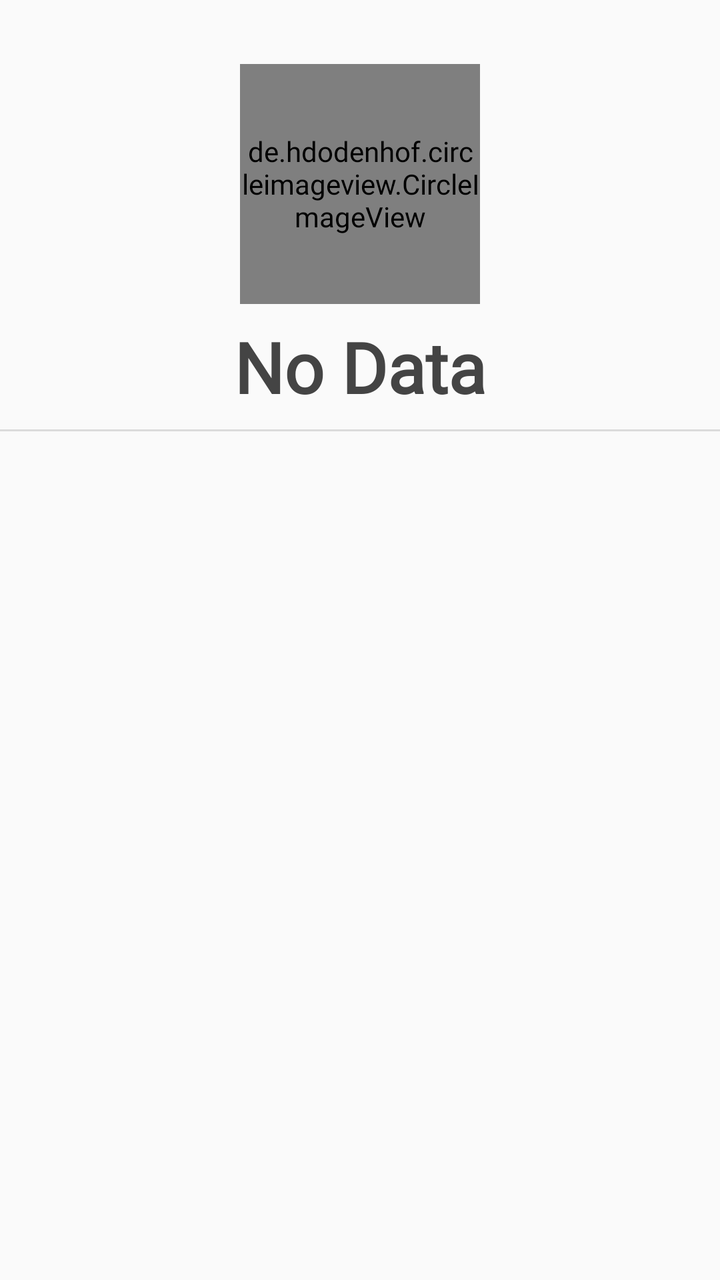
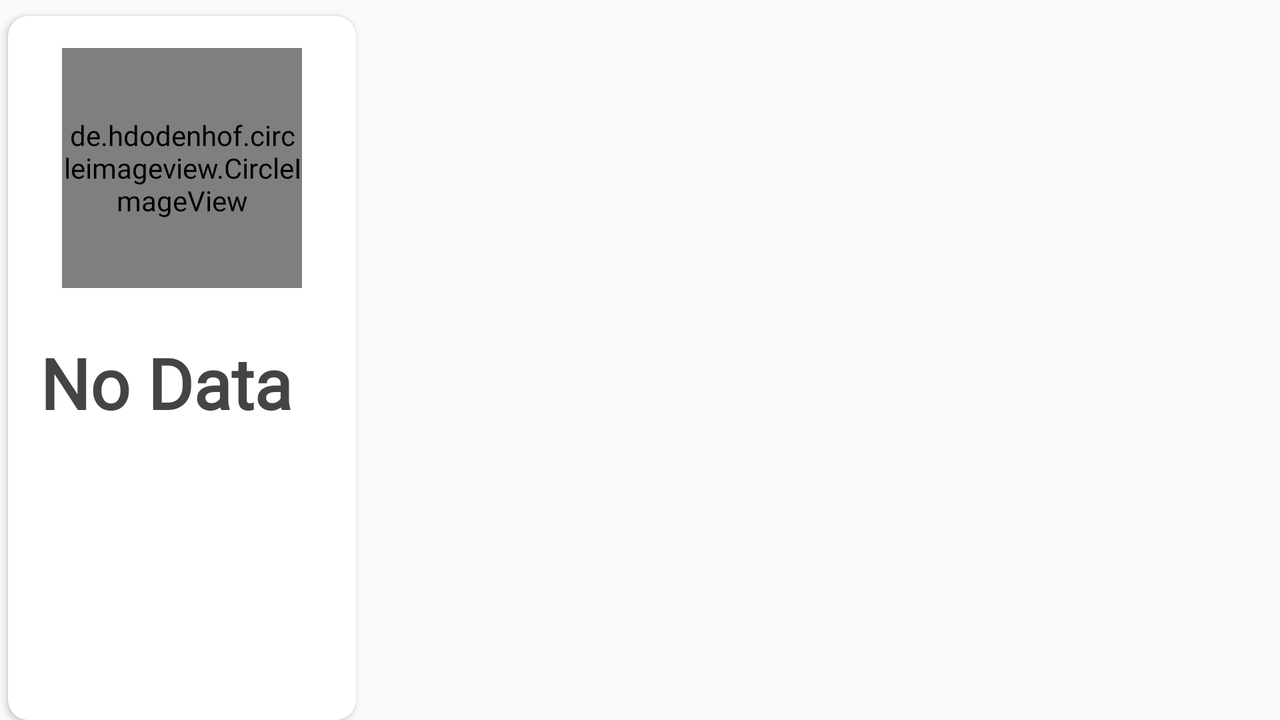

Two renders of one Android screen. The first uses the default layout on a phone; the second uses the alternative layout the repository ships for a different screen configuration, on a matching device. The two XML files are below.
<!-- AndroidManifest.xml: application theme AppTheme -->
<!-- res/layout/content_my_profile.xml -->
<?xml version="1.0" encoding="utf-8"?>
<android.support.constraint.ConstraintLayout
    xmlns:android="http://schemas.android.com/apk/res/android"
    xmlns:app="http://schemas.android.com/apk/res-auto"
    android:layout_width="match_parent"
    android:layout_height="match_parent">

    <de.hdodenhof.circleimageview.CircleImageView
        android:id="@+id/ivIcon"
        android:layout_width="120dp"
        android:layout_height="120dp"
        android:layout_marginBottom="8dp"
        android:layout_marginEnd="8dp"
        android:layout_marginStart="8dp"
        android:layout_marginTop="@dimen/fab_margin_double"
        android:src="@drawable/ic_profile"
        app:civ_border_color="@color/andela_blue"
        app:civ_border_width="@dimen/divider_height"
        app:layout_constraintLeft_toLeftOf="parent"
        app:layout_constraintRight_toRightOf="parent"
        app:layout_constraintTop_toTopOf="parent"/>

    <TextView
        android:id="@+id/text_name"
        android:layout_width="wrap_content"
        android:layout_height="wrap_content"
        android:layout_marginBottom="8dp"
        android:layout_marginTop="8dp"
        android:text="@string/text_view"
        android:textAppearance="@style/Heading"
        app:layout_constraintEnd_toEndOf="@+id/ivIcon"
        app:layout_constraintStart_toStartOf="@+id/ivIcon"
        app:layout_constraintTop_toBottomOf="@+id/ivIcon"/>

    <View
        android:id="@+id/divider"
        app:layout_constraintEnd_toEndOf="parent"
        app:layout_constraintStart_toStartOf="parent"
        app:layout_constraintTop_toBottomOf="@+id/text_name"
        style="@style/divider_light"/>

    <ScrollView
        android:id="@+id/scrollView"
        android:layout_width="match_parent"
        android:layout_height="0dp"
        app:layout_constraintBottom_toBottomOf="parent"
        app:layout_constraintEnd_toEndOf="@+id/ivIcon"
        app:layout_constraintStart_toStartOf="@+id/ivIcon"
        app:layout_constraintTop_toBottomOf="@+id/divider">
        <LinearLayout
            android:id="@+id/layoutContent"
            android:layout_width="match_parent"
            android:layout_height="wrap_content"
            android:background="@color/text_grey"
            android:orientation="vertical"/>
    </ScrollView>
</android.support.constraint.ConstraintLayout>
<!-- resources referenced by this layout -->
<resources>
  <color name="andela_blue">#3359DF</color>
  <color name="text_grey">#eff0f1</color>
  <dimen name="divider_height">1dp</dimen>
  <dimen name="fab_margin_double">32dp</dimen>
  <string name="text_view">No Data</string>
  <style name="Heading" parent="Title">
          <item name="android:textStyle">bold</item>
          <item name="android:textSize">@dimen/heading_text_size</item>
      </style>
  <style name="divider_light" parent="AppTheme">
          <item name="android:background">@android:color/black</item>
          <item name="android:layout_width">match_parent</item>
          <item name="android:layout_height">@dimen/divider_height</item>
          <item name="android:layout_marginTop">@dimen/nav_header_vertical_spacing</item>
          <item name="android:layout_marginBottom">@dimen/nav_header_vertical_spacing</item>
          <item name="android:alpha">0.12</item>
      </style>
  <style name="AppTheme" parent="Theme.AppCompat.Light.DarkActionBar">
          
          <item name="colorPrimary">@color/colorPrimary</item>
          <item name="colorPrimaryDark">@color/colorPrimaryDark</item>
          <item name="colorAccent">@color/colorAccent</item>
          <item name="android:fontFamily">@font/arial_narrow_7</item>
          <item name="fontFamily">@font/arial_narrow_7</item>
      </style>
  <style name="Title" parent="@android:style/TextAppearance.Material.Medium">
          <item name="android:textColor">@color/text_dark</item>
          <item name="android:layout_marginTop">@dimen/button_inner_padding</item>
          <item name="android:textSize">@dimen/title_text_size</item>
          <item name="android:alpha">0.87</item>
      </style>
  <dimen name="heading_text_size">35sp</dimen>
  <dimen name="nav_header_vertical_spacing">8dp</dimen>
  <color name="colorPrimary">#3359DF</color>
  <color name="colorPrimaryDark">#071C68</color>
  <color name="colorAccent">@color/pluralsight_orange</color>
  <color name="text_dark">#444444</color>
  <dimen name="button_inner_padding">4dp</dimen>
  <dimen name="title_text_size">20sp</dimen>
  <color name="pluralsight_orange">#F05A28</color>
</resources>
<!-- res/layout-land/content_my_profile.xml (the repository's variant of the layout above) -->
<!-- drawn on the phone turned sideways -->
<?xml version="1.0" encoding="utf-8"?>
<android.support.constraint.ConstraintLayout
    xmlns:android="http://schemas.android.com/apk/res/android"
    xmlns:app="http://schemas.android.com/apk/res-auto"
    android:layout_width="match_parent"
    android:layout_height="match_parent">

    <android.support.v7.widget.CardView
        android:id="@+id/cardLayout"
        android:layout_width="174dp"
        android:layout_height="match_parent"
        android:layout_marginStart="@dimen/button_inner_padding"
        android:layout_marginTop="@dimen/nav_header_vertical_spacing"
        android:elevation="4dp"
        app:cardCornerRadius="10dp"
        app:layout_constraintLeft_toLeftOf="parent"
        app:layout_constraintRight_toRightOf="parent"
        app:layout_constraintStart_toStartOf="parent"
        app:layout_constraintTop_toTopOf="parent">

        <android.support.constraint.ConstraintLayout
            android:layout_width="match_parent"
            android:layout_height="wrap_content">

            <de.hdodenhof.circleimageview.CircleImageView
                android:id="@+id/ivIcon"
                android:layout_width="120dp"
                android:layout_height="120dp"
                android:layout_gravity="center_horizontal"
                android:layout_marginBottom="8dp"
                android:layout_marginEnd="8dp"
                android:layout_marginStart="8dp"
                android:layout_marginTop="@dimen/fab_margin"
                android:src="@drawable/ic_profile"
                app:civ_border_color="@color/andela_blue"
                app:civ_border_width="@dimen/divider_height"
                app:layout_constraintLeft_toLeftOf="parent"
                app:layout_constraintRight_toRightOf="parent"
                app:layout_constraintTop_toTopOf="parent"/>

            <TextView
                android:id="@+id/text_name"
                android:layout_width="match_parent"
                android:layout_height="wrap_content"
                android:layout_gravity="center"
                android:layout_marginTop="8dp"
                android:padding="@dimen/fab_margin"
                android:text="@string/text_view"
                android:textAppearance="@style/Heading"
                app:layout_constraintLeft_toLeftOf="parent"
                app:layout_constraintRight_toRightOf="parent"
                app:layout_constraintTop_toBottomOf="@+id/ivIcon"/>

        </android.support.constraint.ConstraintLayout>
    </android.support.v7.widget.CardView>

    <ScrollView
        android:id="@+id/scrollView"
        android:layout_width="0dp"
        android:layout_height="match_parent"
        android:layout_marginStart="8dp"
        app:layout_constraintEnd_toEndOf="parent"
        app:layout_constraintStart_toEndOf="@+id/cardLayout"
        app:layout_constraintTop_toTopOf="parent">
        <LinearLayout
            android:id="@+id/layoutContent"
            android:layout_width="match_parent"
            android:layout_height="wrap_content"
            android:background="@color/text_grey"
            android:orientation="vertical"/>
    </ScrollView>
</android.support.constraint.ConstraintLayout>
<!-- resources referenced by the variant -->
<!-- as the phone turned sideways resolves them -->
<resources>
  <color name="andela_blue">#3359DF</color>
  <color name="text_grey">#eff0f1</color>
  <dimen name="button_inner_padding">4dp</dimen>
  <dimen name="divider_height">1dp</dimen>
  <dimen name="fab_margin">16dp</dimen>
  <dimen name="nav_header_vertical_spacing">8dp</dimen>
  <string name="text_view">No Data</string>
  <style name="Heading" parent="Title">
          <item name="android:textStyle">bold</item>
          <item name="android:textSize">@dimen/heading_text_size</item>
      </style>
  <style name="AppTheme" parent="Theme.AppCompat.Light.DarkActionBar">
          
          <item name="colorPrimary">@color/colorPrimary</item>
          <item name="colorPrimaryDark">@color/colorPrimaryDark</item>
          <item name="colorAccent">@color/colorAccent</item>
          <item name="android:fontFamily">@font/arial_narrow_7</item>
          <item name="fontFamily">@font/arial_narrow_7</item>
      </style>
  <style name="Title" parent="@android:style/TextAppearance.Material.Medium">
          <item name="android:textColor">@color/text_dark</item>
          <item name="android:layout_marginTop">@dimen/button_inner_padding</item>
          <item name="android:textSize">@dimen/title_text_size</item>
          <item name="android:alpha">0.87</item>
      </style>
  <dimen name="heading_text_size">35sp</dimen>
  <color name="colorPrimary">#3359DF</color>
  <color name="colorPrimaryDark">#071C68</color>
  <color name="colorAccent">@color/pluralsight_orange</color>
  <color name="text_dark">#444444</color>
  <dimen name="title_text_size">20sp</dimen>
  <color name="pluralsight_orange">#F05A28</color>
</resources>
